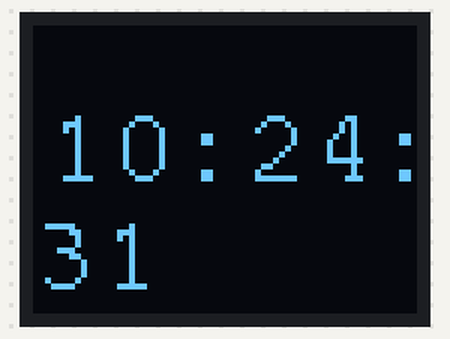
Recording of a sketch running on a simulated ESP8266 (NodeMCU). Parts: 64×48 one-colour display. WiFi joins after 1.5 s; servers stay silent unless stated; network time is answered at once with the bench clock; the local clock reads 2024-03-15 10:24:30 at power-on unless the sketch sets it; what the sketch prints to the serial monitor is not drawn.

Above: at 1.6 s.
At 5.7 s:
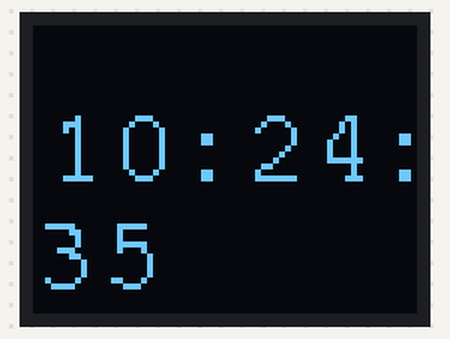
At 10.7 s:
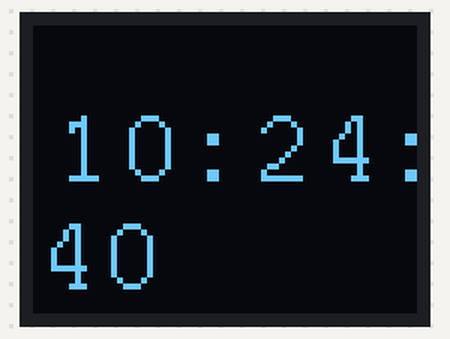
At 19.8 s:
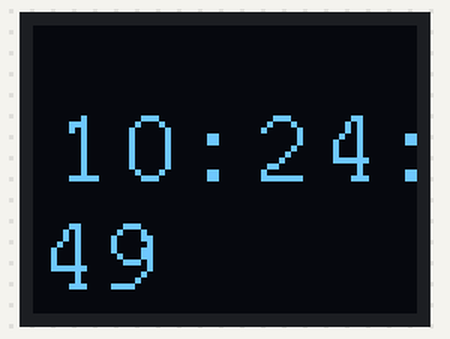
At 28.9 s:
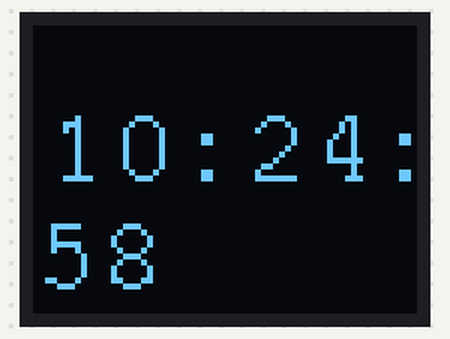
At 39.0 s:
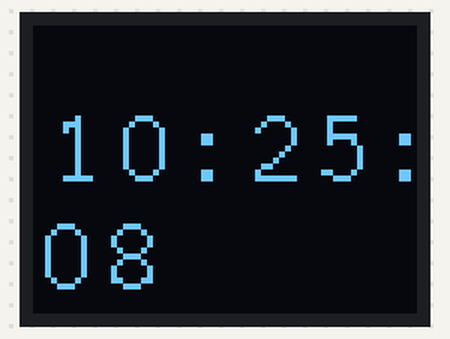

The sketch:

smartD1watch.ino
```cpp
#include <Wire.h>
#include <Adafruit_GFX.h>
#include <Adafruit_SSD1306.h>
#include <ESP8266WiFi.h>
#include <NTPClient.h>
#include <WiFiUdp.h>

#include <Fonts/FreeMono9pt7b.h>  // Add a smaller font

// Wi-Fi credentials
const char* ssid = "Tabish realme 8 5G";
const char* password = "Zaintab@123";

// NTP server details
WiFiUDP ntpUDP;
NTPClient timeClient(ntpUDP, "pool.ntp.org", 3600, 60000);  // Adjust time offset (e.g., 3600 for GMT+1)

// OLED display parameters
#define SCREEN_WIDTH 64
#define SCREEN_HEIGHT 48
#define OLED_RESET    -1
Adafruit_SSD1306 display(SCREEN_WIDTH, SCREEN_HEIGHT, &Wire, OLED_RESET);

void setup() {
  Serial.begin(115200);

  // Initialize OLED
  if (!display.begin(SSD1306_SWITCHCAPVCC, 0x3C)) {
    Serial.println(F("SSD1306 allocation failed"));
    for (;;) ; // Don't proceed, loop forever
  }

  // Clear the display
  display.clearDisplay();

  // Connect to Wi-Fi
  WiFi.begin(ssid, password);
  while (WiFi.status() != WL_CONNECTED) {
    delay(500);
    Serial.print(".");
  }
  Serial.println("WiFi connected!");

  // Initialize the NTP client
  timeClient.begin();

  // Set the custom font
  display.setFont(&FreeMono9pt7b);  // Use the smaller font
}

void loop() {
  timeClient.update(); // Get the latest time from NTP

  // Format the date and time
  String formattedTime = timeClient.getFormattedTime();

  // Clear the previous display content
  display.clearDisplay();

  // Set text color
  display.setTextColor(SSD1306_WHITE);

  // Calculate the width of the formatted time string to center it
  int16_t x1, y1;
  uint16_t textWidth, textHeight;
  display.getTextBounds(formattedTime, 0, 0, &x1, &y1, &textWidth, &textHeight);

  // Set the cursor to horizontally center the text
  int16_t xPos = (SCREEN_WIDTH - textWidth) / 2;
  display.setCursor(xPos, 25); // Adjust vertical position as needed

  // Display time
  display.println(formattedTime);  // Display time as HH:MM:SS

  // Show the display buffer on the screen
  display.display();

  // Wait for a second before updating the time
  delay(1000);
}
```

Measured:
- what the display in image 0 shows lasts 1.0 s, from 1.6 s to 2.6 s
